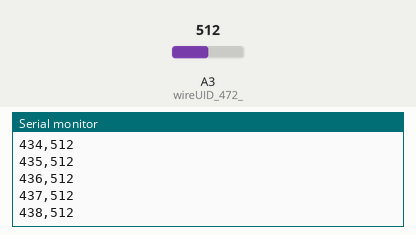
This sketch was run on a simulated Arduino Uno, built with avr-gcc and run on an emulated ATmega328P. Parts: the last lines printed to the serial monitor. The test bench sets the inputs (shaded band); at power-on: A3 (wireUID_472_) = 512.

Above: at 0.8 s.
0.9 s: A3 (wireUID_472_) set to 716
At 0.92 s:
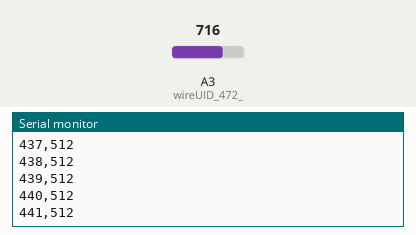
2.4 s: A3 (wireUID_472_) set to 900
At 2.42 s:
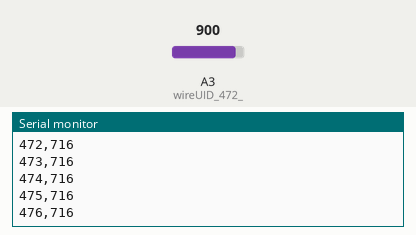
Timing chart, 0 to 5.4 s (numbered marks = the images above; inputs shaded):
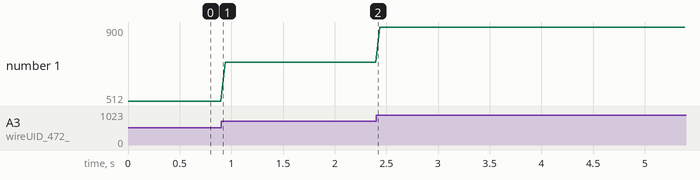

The sketch:

MCP4725_Generate_and_Read_Example_2__transcripted.ino
```cpp
#include <ArduinoSTL.h>
#include <vector>
#include <Wire.h>
#include <Adafruit_MCP4725.h>
using namespace std;

void MCP4725_Generate_and_Read_Example_2(){
    /*feedback and shift regs. declarations */

    /* END feedback and shift regs declarations */
    long wireUID_2076_ = 115200;
    long wireUID_472_ = 17;
    bool wireUID_752_ = false;
    unsigned char wireUID_338_ = 97;
    Adafruit_MCP4725 wireUID_754_;
    Adafruit_MCP4725 wireUID_660_;
    pinMode(wireUID_472_,wireUID_752_?OUTPUT:INPUT);
    wireUID_660_.begin(wireUID_338_);
    wireUID_754_ = wireUID_660_;
    Serial.begin(wireUID_2076_);
    /***** BEGIN WhileLoop ********/
    bool wireUID_439_ = false; //LoopEndRef.
    int iteratorUID_383 = 0; //loop iterator
    do{
     //shift register init and get front value
        /*feedback and shift regs. declarations */

        /* END feedback and shift regs declarations */
        long wireUID_438_ = 1000;
        long wireUID_1334_ = wireUID_472_;
        Adafruit_MCP4725 wireUID_740_ = wireUID_754_;
        /**** BEGIN ForLoop *****/

        int iteratorUID_462 = 0; //loop iterator
        for (int LVHardcodedCnt = 0;  LVHardcodedCnt < wireUID_438_; LVHardcodedCnt++){
         // shift regs
            /*feedback and shift regs. declarations */

            /* END feedback and shift regs declarations */
            unsigned int wireUID_832_;
            unsigned int wireUID_560_;
            unsigned int wireUID_747_ = 420;
            long wireUID_915_ = 42;
            long wireUID_517_ = iteratorUID_462 /*Diagram owned wire terminal*/;
            String wireUID_209_;
            String wireUID_1727_ = ",";
            String wireUID_1593_;
            String wireUID_1637_ = "";
            String wireUID_1586_;
            unsigned int wireUID_1514_;
            long wireUID_1298_ = wireUID_1334_;
            bool wireUID_316_ = false;
            Adafruit_MCP4725 wireUID_1389_ = wireUID_740_;
            wireUID_560_ = (unsigned short) wireUID_517_;
            wireUID_832_ = wireUID_560_ + wireUID_747_;
            wireUID_1586_ = String(wireUID_832_);
            wireUID_1389_.setVoltage(wireUID_832_, wireUID_316_);

            wireUID_1514_ = analogRead(wireUID_1298_);
            wireUID_1593_ = String(wireUID_1514_);
            wireUID_209_ = wireUID_1637_ + wireUID_1586_ + wireUID_1727_ + wireUID_1593_;
            Serial.println(wireUID_209_);
            delay(wireUID_915_);


             /* C code*/

             /* output assignements */
            iteratorUID_462++; //iterator increment
        }

        /***** END ForLoop ******/


         //C code

         //output assgn.
        iteratorUID_383++; //iterator increment
    }while(!wireUID_439_); //negation because in LabVIEW it is when stop (oposite)

    /****** END WhileLoop */


}

void setup(){
    MCP4725_Generate_and_Read_Example_2();
}
void loop(){
}
```

Measured:
- plotted number 1: 512 → 716 after the input at 0.9 s
